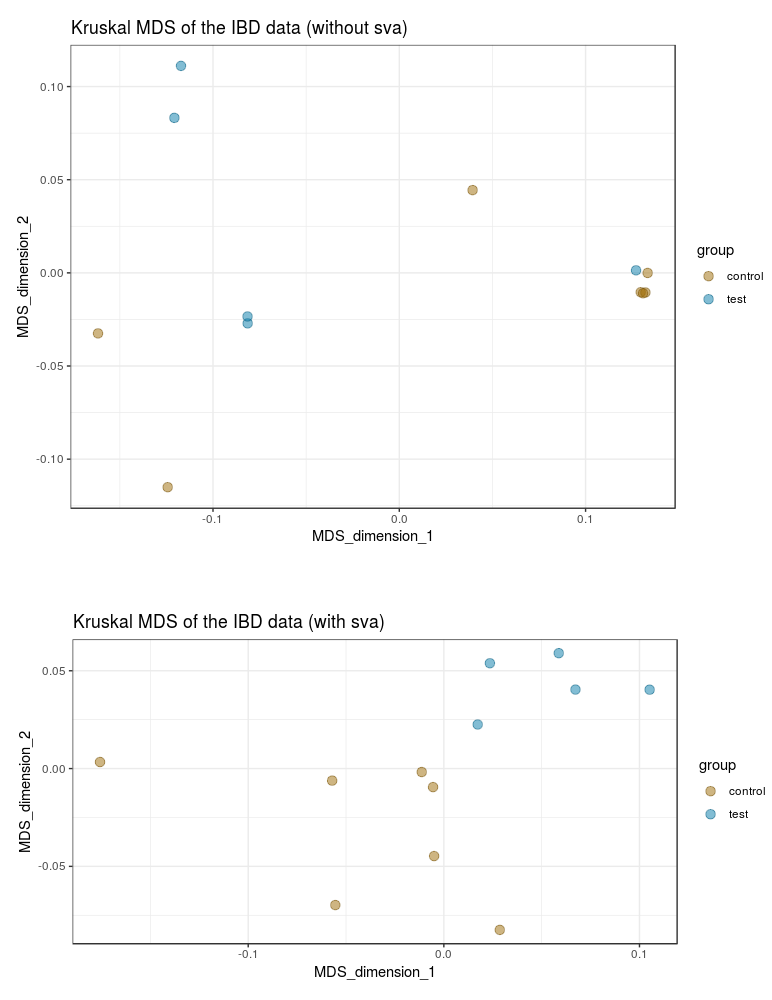

Recreate this plot in R.
# based on https://www.huber.embl.de/users/klaus/stat_methods_bioinf/graphics_bioinf.html
# starts in drugseqr::diff_expr @ drugseqr::diff_anal

library(factoextra)
library(tibble)
library(MASS)
library(dplyr)
library(ggplot2)
library(pheatmap)
library(RColorBrewer)

create_dist_mat <- function(tdata, anno, method = "pearson"){

  dists <- as.matrix(get_dist(tdata, method = method))
  diag(dists) <- NA

  rownames(dists) <-  anno
  colnames(dists) <- anno

  return(dists)
}

# with sva ----

exprs_sva <- dups$exprs_sva
lib.size <- pData(eset)$lib.size * pData(eset)$norm.factors
exprs_sva <- exprs_sva[edgeR::filterByExpr(exprs_sva), ]
exprs_sva <- limma::voom(exprs_sva, modsv, lib.size)$E

ibd_log_counts <- t(exprs_sva)
ibd_log_counts[1:5,1:5]

dist_ibd <- get_dist(ibd_log_counts, method = "spearman")

scaling_ibd <- as_tibble(isoMDS(dist_ibd, k = 2)$points)
colnames(scaling_ibd) <- c("MDS_dimension_1", "MDS_dimension_2")


scaling_ibd <- add_column(scaling_ibd, cell_id = labels(dist_ibd), group = pData(eset)$group, .before = "MDS_dimension_1")


linecolors <- c("#714C02", "#01587A")
fillcolors <- c("#9D6C06", "#077DAA")

mds_plot_ibd <- ggplot(scaling_ibd, aes(x = MDS_dimension_1,
                                        MDS_dimension_2,
                                        color = group, fill = group)) +
  geom_point(size = 3, shape=21, alpha = 0.5, position=position_jitter(h=0.003, w=0.003)) +
  ggtitle("Kruskal MDS of the IBD data (with sva)") +
  scale_color_manual(values=linecolors) +
  scale_fill_manual(values=fillcolors) +
  coord_equal() +
  theme_bw()

mds_plot_ibd

hmcol <- colorRampPalette(brewer.pal(9, "RdPu"))(255)

pheatmap(create_dist_mat(ibd_log_counts,
                         anno = pData(eset)$group,
                         method = "euclidian"),
         trace="none", col = rev(hmcol))


# without sva -----

exprs_nosva <- exprs(eset)
lib.size <- pData(eset)$lib.size * pData(eset)$norm.factors
exprs_nosva <- limma::voom(exprs_nosva, modsv, lib.size)$E

ibd_log_counts <- t(exprs_nosva)
ibd_log_counts[1:5,1:5]

dist_ibd <- get_dist(ibd_log_counts, method = "spearman")

scaling_ibd <- as_tibble(isoMDS(dist_ibd, k = 2)$points)
colnames(scaling_ibd) <- c("MDS_dimension_1", "MDS_dimension_2")


scaling_ibd <- add_column(scaling_ibd, cell_id = labels(dist_ibd), group = pData(eset)$group, .before = "MDS_dimension_1")

linecolors <- c("#714C02", "#01587A")
fillcolors <- c("#9D6C06", "#077DAA")

mds_plot_ibd <- ggplot(scaling_ibd, aes(x = MDS_dimension_1,
                                        MDS_dimension_2,
                                        color = group, fill = group)) +
  geom_point(size = 3, shape=21, alpha = 0.5, position=position_jitter(h=0.003, w=0.003)) +
  ggtitle("Kruskal MDS of the IBD data (without sva)") +
  scale_color_manual(values=linecolors) +
  scale_fill_manual(values=fillcolors) +
  coord_equal() +
  theme_bw()

mds_plot_ibd

hmcol <- colorRampPalette(brewer.pal(9, "RdPu"))(255)

pheatmap(create_dist_mat(ibd_log_counts,
                         anno = pData(eset)$group,
                         method = "euclidian"),
         trace="none", col = rev(hmcol))
